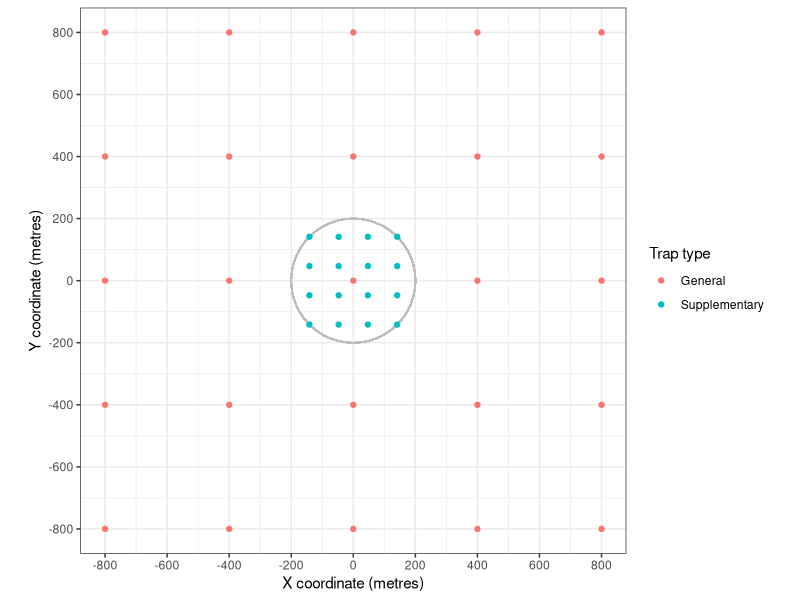
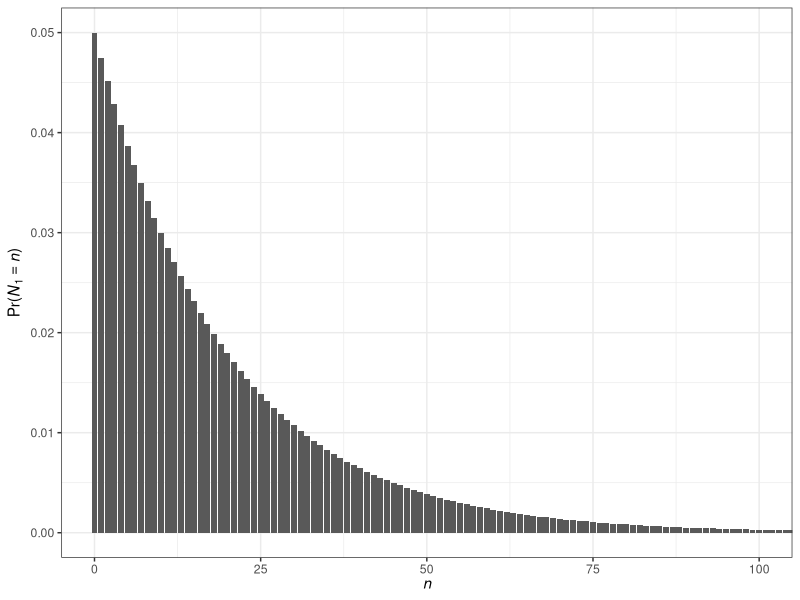

R code for these plots, in order: (Note: this script raises an error after producing the figures.)
## ---- chunk 1
library(ggplot2)
library(ggforce)
theme_set(theme_bw())
## ---- chunk 2

grid_size = 4
general_grid_1d = seq(-grid_size / 2, grid_size / 2) * 400
general_grid = expand.grid(general_grid_1d, general_grid_1d)
general_traps = as.matrix(general_grid)

d = 200 / sqrt(2)
supp_grid_1d = seq(-d, d, length.out = 4)
supp_traps = expand.grid(supp_grid_1d, supp_grid_1d)
all_traps = rbind(general_traps, supp_traps)

supp_indicator = rep(c('General', 'Supplementary'), c(nrow(general_traps), nrow(supp_traps)))
traps_df = data.frame(all_traps, factor(supp_indicator, c('Yes', 'No')))

# Plot of traps
ggplot(traps_df) +
  geom_circle(aes(x0=0, y0=0, r=200), colour = 'grey') +
  geom_point(aes(Var1, Var2, col=supp_indicator)) +
  coord_fixed() +
  xlab('X coordinate (metres)') +
  ylab('Y coordinate (metres)') +
  labs(col = 'Trap type') +
  scale_x_continuous(breaks = (-4:4)*200) +
  scale_y_continuous(breaks = (-4:4)*200) 
## ---- chunk 3
g = 1/20
init_pmf = function(n, g) g / (1+g)^(n+1)

x = 0:150

df = data.frame(x = x, y = dgeom(x, 1/20))

ggplot(df) +
  geom_bar(stat = 'identity', aes(x, y), na.rm=T) +
  xlab(bquote(italic(n))) +
  ylab(bquote('Pr('*italic(N)[1] == italic(n)*')')) +
  coord_cartesian(xlim=c(0, 100)) +
  theme_bw()

# Prior probability that they're already eradicated
## ---- chunk 4
knitr::include_graphics('results/pfa_criteria_evaluation/prior_vs_post_plot.png')
